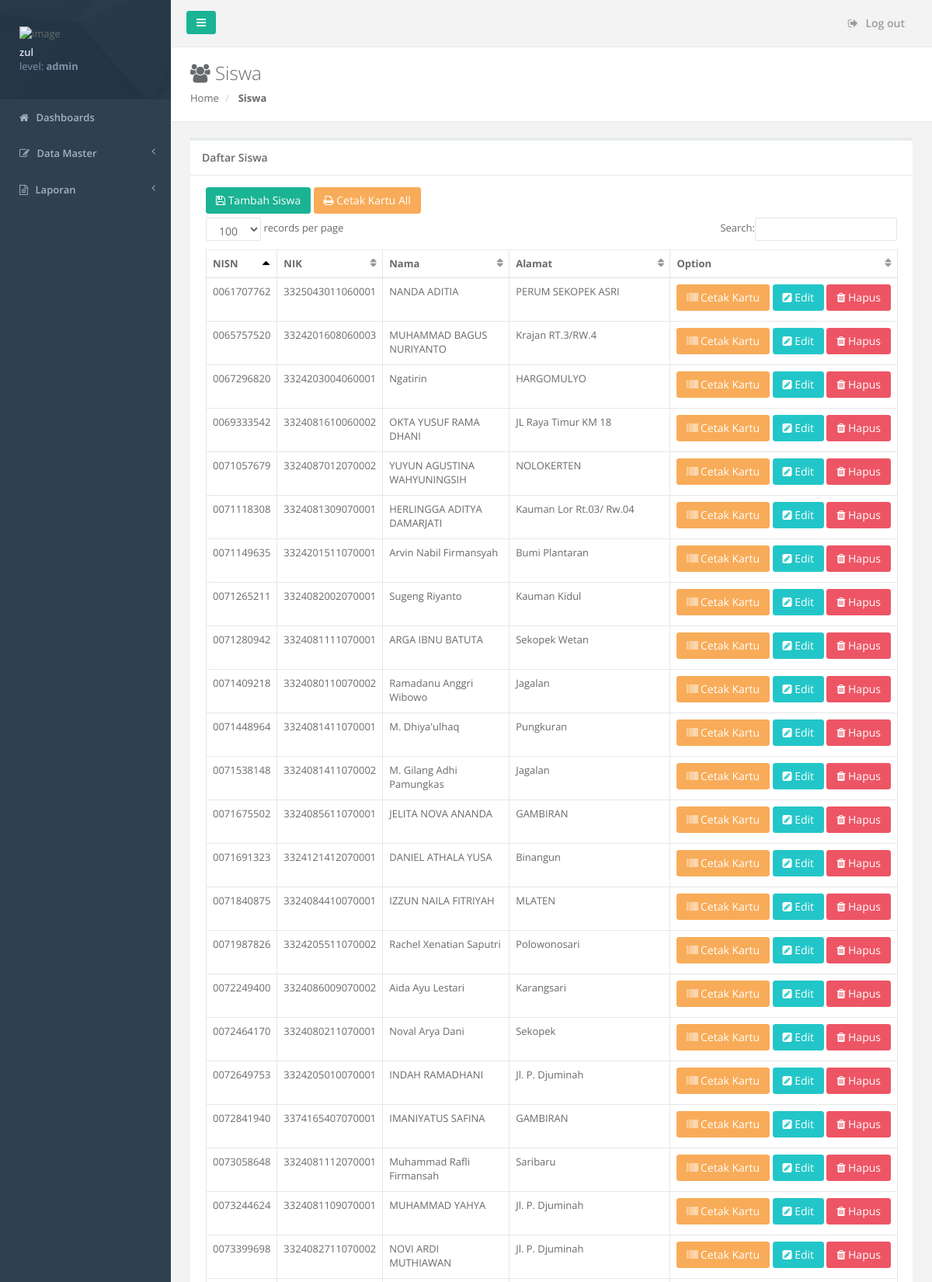
The page /home.php?module=siswa (signed in, upper part) on the database its author committed.
### tables this page shows
CREATE TABLE IF NOT EXISTS `menu` (
  `idmenu` int(11) NOT NULL AUTO_INCREMENT,
  `namamenu` varchar(50) DEFAULT NULL,
  `link` varchar(100) DEFAULT NULL,
  `icon` varchar(50) DEFAULT NULL,
  `parentid` varchar(11) DEFAULT NULL,
  `submenu` int(11) DEFAULT NULL,
  `level` varchar(50) DEFAULT NULL,
  `aktif` enum('Y','N') DEFAULT 'Y',
  `add` varchar(255) DEFAULT NULL,
  `class` varchar(255) DEFAULT NULL,
  PRIMARY KEY (`idmenu`) USING BTREE
);

CREATE TABLE IF NOT EXISTS `tblsiswa` (
  `idsiswa` int(255) NOT NULL AUTO_INCREMENT,
  `nisn` varchar(30) DEFAULT NULL,
  `nik` varchar(30) DEFAULT NULL,
  `nama` varchar(255) DEFAULT NULL,
  `alamat` varchar(255) DEFAULT NULL,
  `foto` varchar(255) DEFAULT NULL,
  PRIMARY KEY (`idsiswa`)
);

### module/siswa/daftarsiswa.php (the view, shortened to what this page needs)
<div class="row wrapper border-bottom white-bg page-heading">
    <div class="col-sm-4">
        <?php
        $a = $_GET;
        $ico = "SELECT * from menu where SUBSTRING_INDEX(link, '=', -1)='" . $a["module"] . "'";
        $exec = mysql_query($ico);
        while ($rico = mysql_fetch_assoc($exec)) {
            echo "<h2><i class='$rico[icon]'></i> $rico[namamenu]</h2>";
        }
        ?>
        <ol class="breadcrumb">
            <li>
                <a href="index.html">Home</a>
            </li>
            <li class="active">
                <strong>Siswa</strong>
            </li>
        </ol>
    </div>
</div>
<div class="row">
    <div class="col-lg-12">
        <div class="wrapper wrapper-content">
            <div class="ibox float-e-margins">
                <div class="ibox-title">
                    <h5>Daftar Siswa</h5>
                </div>
                <div class="ibox-content">
                    <div class="row">
                        <div class="col-xs-12"><a href="home.php?module=formsiswa&submit=new" class="btn btn-primary"><i class="fa fa-save (alias)"></i> Tambah Siswa</a>
                            <a href="module/siswa/cetakkartuALL.php" class="btn btn-warning"><i class="fa fa-print (alias)"></i> Cetak Kartu All</a>
                        </div>
                        <div class="col-xs-12">
                            <table class="table table-bordered">
                                <thead>
                                    <tr>
                                        <th>NISN</th>
                                        <th>NIK</th>
                                        <th>Nama</th>
                                        <th>Alamat</th>
                                        <th>Option</th>
                                    </tr>
                                </thead>
                                <tbody>
                                    <?php
                                    $query = "SELECT * from tblsiswa";
                                    $exec = mysql_query($query);
                                    while ($rs = mysql_fetch_assoc($exec)) {
                                        echo "
                                    <tr>
                                    <td>" . $rs["nisn"] . "</td>
                                        <td>" . $rs["nik"] . "</td>
                                        <td>" . $rs["nama"] . "</td>
                                        <td>" . $rs["alamat"] . "</td>
                                        <td align='center' nowrap>
                                        <a href='module/siswa/cetakkartu.php?kode=" . $rs["idsiswa"] . "' class='btn btn-warning'><i class='fa fa-barcode'></i> Cetak Kartu<a>
                                        <a href='home.php?module=formsiswa&submit=edit&idsiswa=" . $rs["idsiswa"] . "' class='btn btn-info'><i class='fa fa-pencil-square'></i> Edit<a>
                                            <button onclick=hapus('" . $rs["idsiswa"] . "') class='btn btn-danger'><i class='fa fa-trash'></i> Hapus</button>
                                        </td>
                                    </tr>";
                                    }
                                    ?>
                                </tbody>
                            </table>
                        </div>
                    </div>
                </div>
            </div>
        </div>
    </div>
</div>

### home.php (shortened to what this page needs)
<?php
if (isset($_SESSION['username'])) {
?>
    <!DOCTYPE html>
    <html>
    <head>
        <link href="css/bootstrap.min.css" rel="stylesheet">
        <link href="font-awesome/css/font-awesome.css" rel="stylesheet">
        <link href="css/plugins/toastr/toastr.min.css" rel="stylesheet">
        <link href="css/plugins/datatables/datatables.bootstrap.css" rel="stylesheet">
        <link href="css/plugins/datapicker/datepicker3.css" rel="stylesheet">
        <link href="css/animate.css" rel="stylesheet">
        <link href="css/style.css" rel="stylesheet">
    </head>
    <body>
        <div id="wrapper">
            <nav class="navbar-default navbar-static-side" role="navigation">
                <div class="sidebar-collapse">
                    <ul class="nav" id="side-menu">
                        <li class="nav-header">
                            <div class="dropdown profile-element"> <span>
                                    <img alt="image" width="60" src="img/user.png" />
                                </span>
                                <a data-toggle="dropdown" class="dropdown-toggle">
                                    <span class="clear"> <span class="block m-t-xs"> <strong class="font-bold"><?php echo $_SESSION['namaadmin'] ?></strong>
                                        </span> <span class="text-muted text-xs block">level: <strong><?php echo $_SESSION['level']; ?></strong> <b></b></span> </span> </a>
                            </div>
                        </li>
                        <li>
                            <a href="index.php"><i class="fa fa-home"></i> <span class="nav-label">Dashboards</span></a>
                        </li>
                        <?php
                        $sql = mysql_query("SELECT * FROM menu where submenu='0' and aktif='Y' and `level` like '%$_SESSION[level]%' ORDER BY idmenu ASC");
                        if (mysql_num_rows($sql) != 0) {
                            while ($row = mysql_fetch_array($sql)) {
                                echo "<li><a href='$row[link]'><i class='$row[icon]'></i> <span class='nav-label'>$row[namamenu]</span> $row[add]</a>";
                                echo "</li>";
                            }
                        }
                        ?>
                </div>
            </nav>
            <div id="page-wrapper" class="gray-bg">
                <div class="row border-bottom">
                    <nav class="navbar navbar-static-top  " role="navigation" style="margin-bottom: 0">
                        <div class="navbar-header">
                            <a class="navbar-minimalize minimalize-styl-2 btn btn-primary " href="#"><i class="fa fa-bars"></i> </a>
                        </div>
                        <ul class="nav navbar-top-links navbar-right">
                            <li>
                                <a href="logout.php">
                                    <i class="fa fa-sign-out"></i> Log out
                                </a>
                            </li>
                        </ul>
                    </nav>
                </div>
                <?php
                if (isset($_GET['module'])) {
                    switch ($_GET['module']) {
                        case 'siswa':
                            include "module/siswa/daftarsiswa.php";
                            break;
                    }
                } else {
                    include "welcome.php";
                }
                ?>
            </div>
        </div>
    </body>
    </html>
    <link href="css/select2.min.css" rel="stylesheet" />
<?php
} else {
    header('location : login.php');
}
?>

### rows shown on the page
menu: namamenu "Data Master"
menu: namamenu "Laporan"
menu: namamenu "Siswa"
tblsiswa: nisn "0072249400", nik "3324086009070002", nama "Aida Ayu Lestari", alamat "Karangsari"
tblsiswa: nisn "0071280942", nik "3324081111070001", nama "ARGA IBNU BATUTA", alamat "Sekopek Wetan"
tblsiswa: nisn "0071149635", nik "3324201511070001", nama "Arvin Nabil Firmansyah", alamat "Bumi Plantaran"
tblsiswa: nisn "0071691323", nik "3324121412070001", nama "DANIEL ATHALA YUSA", alamat "Binangun"
tblsiswa: nisn "0071118308", nik "3324081309070001", nama "HERLINGGA ADITYA DAMARJATI", alamat "Kauman Lor Rt.03/ Rw.04"
tblsiswa: nisn "0072841940", nik "3374165407070001", nama "IMANIYATUS SAFINA", alamat "GAMBIRAN"
tblsiswa: nisn "0072649753", nik "3324205010070001", nama "INDAH RAMADHANI", alamat "Jl. P. Djuminah"
tblsiswa: nisn "0071840875", nik "3324084410070001", nama "IZZUN NAILA FITRIYAH", alamat "MLATEN"
tblsiswa: nisn "0071675502", nik "3324085611070001", nama "JELITA NOVA ANANDA", alamat "GAMBIRAN"
tblsiswa: nisn "0071448964", nik "3324081411070001", nama "M. Dhiya'ulhaq", alamat "Pungkuran"
tblsiswa: nisn "0071538148", nik "3324081411070002", nama "M. Gilang Adhi Pamungkas", alamat "Jagalan"
tblsiswa: nisn "0065757520", nik "3324201608060003", nama "MUHAMMAD BAGUS NURIYANTO", alamat "Krajan RT.3/RW.4"
tblsiswa: nisn "0073058648", nik "3324081112070001", nama "Muhammad Rafli Firmansah", alamat "Saribaru"
tblsiswa: nisn "0073244624", nik "3324081109070001", nama "MUHAMMAD YAHYA", alamat "Jl. P. Djuminah"
tblsiswa: nisn "0061707762", nik "3325043011060001", nama "NANDA ADITIA", alamat "PERUM SEKOPEK ASRI"
tblsiswa: nisn "0067296820", nik "3324203004060001", nama "Ngatirin", alamat "HARGOMULYO"
tblsiswa: nisn "0072464170", nik "3324080211070001", nama "Noval Arya Dani", alamat "Sekopek"
tblsiswa: nisn "0073399698", nik "3324082711070002", nama "NOVI ARDI MUTHIAWAN", alamat "Jl. P. Djuminah"
tblsiswa: nisn "0069333542", nik "3324081610060002", nama "OKTA YUSUF RAMA DHANI", alamat "JL Raya Timur KM 18"
tblsiswa: nisn "0071987826", nik "3324205511070002", nama "Rachel Xenatian Saputri", alamat "Polowonosari"
tblsiswa: nisn "0071409218", nik "3324080110070002", nama "Ramadanu Anggri Wibowo", alamat "Jagalan"
tblsiswa: nisn "0071265211", nik "3324082002070001", nama "Sugeng Riyanto", alamat "Kauman Kidul"
tblsiswa: nisn "0071057679", nik "3324087012070002", nama "YUYUN AGUSTINA WAHYUNINGSIH", alamat "NOLOKERTEN"

### other values the page prints
$_SESSION['namaadmin'] "zul"
$_SESSION['level'] "admin"
